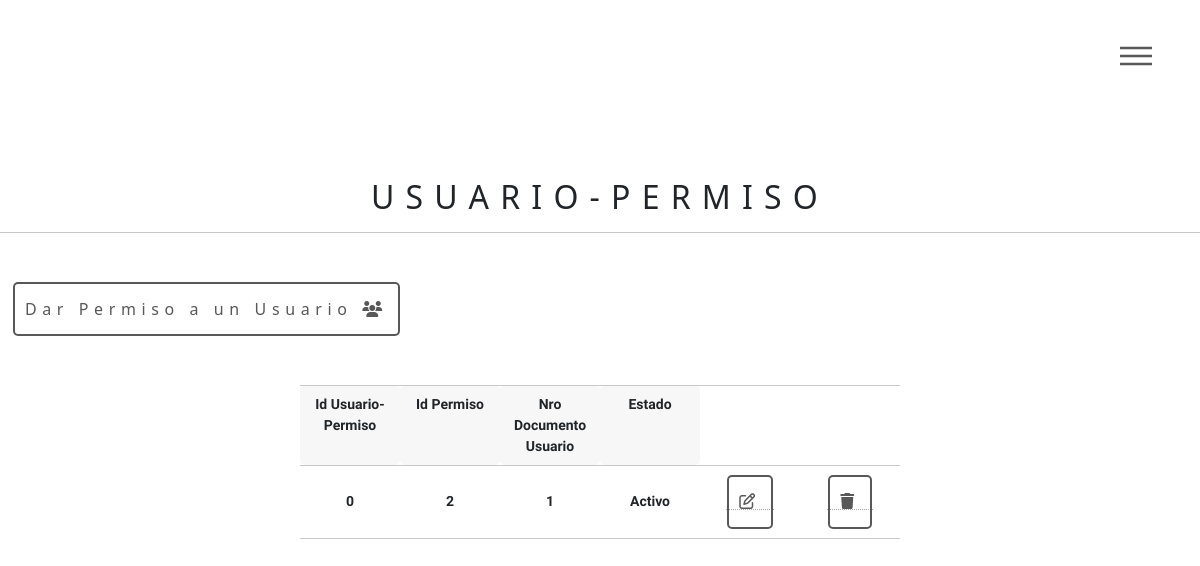
/usuariopermisos/usuariopermiso.php, run on the app's committed database.
### tables this page shows
CREATE TABLE `usuariopermiso` (
  `idUsuarioPermiso` int(11) NOT NULL,
  `idPermiso1` int(11) NOT NULL,
  `idUsuario1` int(11) NOT NULL,
  `estado` varchar(20) NOT NULL DEFAULT 'activo'
);

### usuariopermisos/usuariopermiso.php (the view, shortened to what this page needs)
<?php
require('ds.php');
include('../usuarios/header.php');
    $sentencia=$bd->query("SELECT *FROM usuariopermiso where estado='activo'");
    $permisos=$sentencia->fetchALL(PDO::FETCH_OBJ);
?>
<!DOCTYPE html>
<html lang="en">
<head>
   <link rel="stylesheet" href="estiloPermisos.css">
</head>
<body>
<h2 class="text-dark text-center mt-5">Usuario-Permiso</h2>
<hr>
<div class="container-fluid ml-2 mt-5">
    <button id="BtnAgregar" class="btn " data-bs-toggle="modal" data-bs-target="#FormularioUsuarioPermiso">Dar Permiso a un Usuario <i class="fa-solid fa-users"></i></button>
    <div class="contenedort container-fluid w-100 ">
        <div class="containertabla">
            <table class="table">
                <tr>
                    <td scope="col">Id Usuario-Permiso</td>
                    <td scope="col">Id Permiso</td>
                    <td scope="col">Nro Documento Usuario</td>
                    <td scope="col">Estado</td>
                </tr>
            <?php
            foreach($permisos as $usuario){
              ?>
              <tr>
                  <td ><?php echo $usuario->idUsuarioPermiso ?></td>
                  <td ><?php echo $usuario->idPermiso1 ?></td>
                  <td ><?php echo $usuario->idUsuario1?></td>
                  <td><?php echo $usuario->estado?></td>
                  <td ><a href="preactualizarUsuarioPermiso.php?id=<?php echo $usuario->idUsuarioPermiso; ?>"><button class="btn "><i class="fa-regular fa-pen-to-square"></i></button></a></td>
                  <td><a href="eliminarUsuarioPermiso.php?id=<?php echo $usuario->idUsuarioPermiso; ?>"><button class="btn "><i class="fa-solid fa-trash"></i></button></a></td>
              </tr>
              <?php
            }
            ?>
            </table>
        </div>
    </div>
</div>
</body>
</html>

### assets/css/main.css (style rules this page uses)
html, body, div, span, applet, object, iframe, h1, h2, h3, h4, h5, h6, p, blockquote, pre, a, abbr, acronym, address, big, cite, code, del, dfn, em, img, ins, kbd, q, s, samp, small, strike, strong, sub, sup, tt, var, b, u, i, center, dl, dt, dd, ol, ul, li, fieldset, form, label, legend, table, caption, tbody, tfoot, thead, tr, th, td, article, aside, canvas, details, embed, figure, figcaption, footer, header, hgroup, menu, nav, output, ruby, section, summary, time, mark, audio, video { margin: 0; padding: 0; border: 0; font-size: 100%; font: inherit; vertical-align: baseline; }
body { line-height: 1; }
table { border-collapse: collapse; border-spacing: 0; }
body { -webkit-text-size-adjust: none; }
body { -ms-overflow-style: scrollbar; }
html { box-sizing: border-box; }
*, *:before, *:after { box-sizing: inherit; }
body { background: #ffffff; }
body, input, select, textarea { color: #585858; font-family: "Source Sans Pro", Helvetica, sans-serif; font-size: 16pt; font-weight: 300; line-height: 1.75; }
@media screen and (max-width: 1680px) { body, input, select, textarea { font-size: 14pt; } }
@media screen and (max-width: 1280px) { body, input, select, textarea { font-size: 12pt; } }
a { -moz-transition: border-bottom-color 0.2s ease, color 0.2s ease; -webkit-transition: border-bottom-color 0.2s ease, color 0.2s ease; -ms-transition: border-bottom-color 0.2s ease, color 0.2s ease; transition: border-bottom-color 0.2s ease, color 0.2s ease; text-decoration: none; color: #585858; border-bottom: dotted 1px rgba(88, 88, 88, 0.5); }
em, i { font-style: italic; }
h2, h3, h4, h5, h6 { font-weight: 900; line-height: 1.5; margin: 0 0 2em 0; text-transform: uppercase; letter-spacing: 0.35em; }
h2 { font-size: 1.1em; }
hr { border: 0; border-bottom: solid 1px #c9c9c9; margin: 2em 0; }
table { margin: 0 0 2em 0; width: 100%; }
table tbody tr { border: solid 1px #c9c9c9; border-left: 0; border-right: 0; }
table tbody tr:nth-child(2n + 1) { background-color: rgba(144, 144, 144, 0.075); }
table td { padding: 0.75em 0.75em; }
input[type="submit"], input[type="reset"], input[type="button"], button, .button { -moz-appearance: none; -webkit-appearance: none; -ms-appearance: none; appearance: none; -moz-transition: background-color 0.2s ease-in-out, color 0.2s ease-in-out, box-shadow 0.2s ease-in-out; -webkit-transition: background-color 0.2s ease-in-out, color 0.2s ease-in-out, box-shadow 0.2s ease-in-out; -ms-transition: background-color 0.2s ease-in-out, color 0.2s ease-in-out, box-shadow 0.2s ease-in-out; transition: background-color 0.2s ease-in-out, color 0.2s ease-in-out, box-shadow 0.2s ease-in-out; background-color: transparent; border-radius: 4px; border: 0; box-shadow: inset 0 0 0 2px #585858; color: #585858 !important; cursor: pointer; display: inline-block; font-size: 0.8em; font-weight: 900; height: 3.5em; letter-spacing: 0.35em; line-height: 3.45em; overflow: hidden; padding: 0 1.25em 0 1.6em; text-align: center; text-decoration: none; text-overflow: ellipsis; text-transform: uppercase; white-space: nowrap; }

### usuariopermisos/estiloPermisos.css (style rules this page uses)
td { text-align: center; width: 100px; font-family: 'Libre Franklin', sans-serif; text-transform:capitalize; font-size: 14px; border-style:solid ; border-color: rgba(248, 247, 247, ); border-radius:5px; font-weight:bold; }
.contenedort { display: flex; justify-content: center; }
button { background-color: rgba(233, 240, 240, 0.5); border-color: rgb(5, 5, 5); border-radius: 5px; border-style: solid; }
.containertabla { margin-top: 3em; }

### data on the page
usuariopermiso: idUsuarioPermiso "0", idPermiso1 "2", idUsuario1 "1", estado "Activo"
